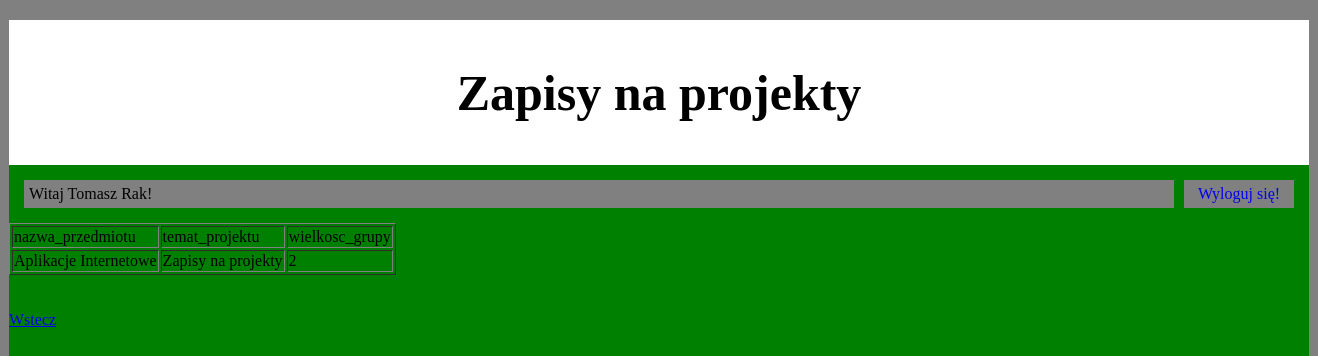
Page /prowadzacy_przejrzyj_projekty.php (signed in) on the committed database.
### tables this page shows
CREATE TABLE `prowadzacy` (
  `id_prowadzacy` int(11) NOT NULL,
  `prowadzacy_imie` varchar(255) NOT NULL,
  `prowadzacy_nazwisko` varchar(255) NOT NULL,
  `prowadzacy_login` varchar(255) NOT NULL,
  `prowadzacy_haslo` varchar(255) NOT NULL
);

CREATE TABLE `przedmiot` (
  `id_przedmiot` int(11) NOT NULL,
  `nazwa_przedmiotu` varchar(255) NOT NULL,
  `id_prowadzacy` int(11) NOT NULL
);

CREATE TABLE `projekt` (
  `id_projekt` int(11) NOT NULL,
  `wielkosc_grupy` int(11) NOT NULL,
  `temat_projektu` varchar(255) NOT NULL,
  `id_przedmiot` int(11) NOT NULL,
  `id_forma_zajec` int(11) NOT NULL
);

### prowadzacy_przejrzyj_projekty.php (the view, shortened to what this page needs)
<?php
    include "head_prowadzacy.php";
    require_once "connect.php";
    $polaczenie = @new mysqli($host,$db_user,$db_password,$db_name);
    $polaczenie->set_charset("utf8");
	$id = $_SESSION['id_prowadzacy'];
    if ($polaczenie->connect_errno!=0)
    {
        echo "Error".$polaczenie->connect_errno." Opis".$polaczenie->connect_error;
    }
    else
    {
        $sql ="SELECT prowadzacy_imie, prowadzacy_nazwisko, temat_projektu, wielkosc_grupy, nazwa_przedmiotu
               FROM prowadzacy, projekt, przedmiot
               WHERE prowadzacy.id_prowadzacy = przedmiot.id_prowadzacy
               AND projekt.id_przedmiot = przedmiot.id_przedmiot
               AND prowadzacy.id_prowadzacy = '$id'";
            if($rezultat = $polaczenie->query($sql))
            {
                $ile_tematow = $rezultat->num_rows;
                if($ile_tematow>=1)
                {
                    echo "<table border>";
                    echo "<tr><td>nazwa_przedmiotu</td><td>temat_projektu</td><td>wielkosc_grupy</td>";
                    echo "</tr>";
                    for ($i = 1; $i <= $ile_tematow; $i++)
                    {
                        $wiersz = $rezultat->fetch_assoc();
						$nazwa_przedmiotu = $wiersz['nazwa_przedmiotu'];
                        $wielkosc_grupy = $wiersz['wielkosc_grupy'];
                        $temat_projektu = $wiersz['temat_projektu'];
echo <<<END
                        <tr><td>$nazwa_przedmiotu</td>
                        <td>$temat_projektu</td>
                        <td>$wielkosc_grupy</td></tr>
END;
                    }
                    echo "</table>";
                    echo "<br /><br /><a href='prowadzacy.php'> Wstecz</a>";
                }
                else
                {
                    echo "Brak wynikow";
                    echo "<br /><br /><a href='prowadzacy.php'> Wstecz</a>";
                }
            }
        }
?>

### style.css (style rules this page uses)
body { background-color: gray; }

### rows in the picture
prowadzacy: przedmiot.nazwa_przedmiotu "Aplikacje Internetowe", projekt.temat_projektu "Zapisy na projekty", projekt.wielkosc_grupy "2"

### other values in the picture
$_SESSION['prowadzacy_imie'] "Tomasz"
$_SESSION['prowadzacy_nazwisko'] "Rak"
